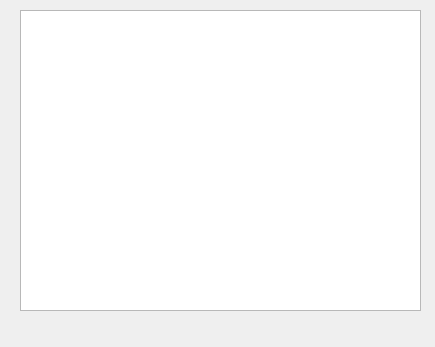
<?xml version="1.0" encoding="UTF-8"?>
<ui version="4.0">
 <class>Widget</class>
 <widget class="QWidget" name="Widget">
  <property name="geometry">
   <rect>
    <x>0</x>
    <y>0</y>
    <width>435</width>
    <height>347</height>
   </rect>
  </property>
  <property name="windowTitle">
   <string>Server</string>
  </property>
  <widget class="QTextEdit" name="textEdit">
   <property name="geometry">
    <rect>
     <x>20</x>
     <y>10</y>
     <width>401</width>
     <height>301</height>
    </rect>
   </property>
   <property name="readOnly">
    <bool>true</bool>
   </property>
  </widget>
 </widget>
 <layoutdefault spacing="6" margin="11"/>
 <resources/>
 <connections/>
</ui>
